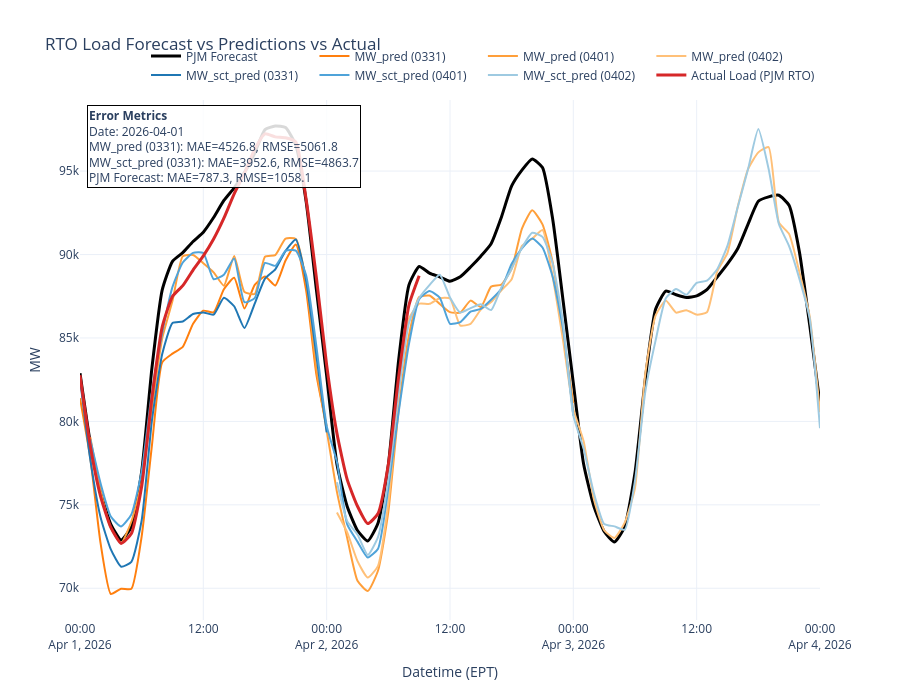

This figure's notebook cell:
### Code cell
sm_fct = 0.5  # Adjust this value for more or less smoothing

# helper functions
def mae(y_true, y_pred):
    return np.mean(np.abs(y_true - y_pred))

def rmse(y_true, y_pred):
    return np.sqrt(np.mean((y_true - y_pred) ** 2))

def first_day_metrics(pred_df, pred_col, actual_df, actual_col="load_mw_hourly_avg"):
    # Inner join on timestamp so only overlapping hours are compared
    df = pd.merge(
        pred_df[["datetime_ending_ept", pred_col]].copy(),
        actual_df[["datetime_ending_ept", actual_col]].copy(),
        on="datetime_ending_ept",
        how="inner"
    ).sort_values("datetime_ending_ept")

    # First day = first calendar day present in the merged comparison set
    first_day = df["datetime_ending_ept"].dt.floor("D").min()
    df_day1 = df[df["datetime_ending_ept"].dt.floor("D") == first_day].copy()

    return {
        "date": first_day,
        "mae": mae(df_day1[actual_col], df_day1[pred_col]),
        "rmse": rmse(df_day1[actual_col], df_day1[pred_col]),
        "n": len(df_day1),
    }

# calculate metrics for day 1 
m_pred2 = first_day_metrics(rto_pred_2, "MW_pred", actual_pjm)
m_sector2 = first_day_metrics(rto_sector_2, "total_MW_pred", actual_pjm)
m_forecast = first_day_metrics(forecast_combined, "forecast_load_mw", actual_pjm)

metrics_text = (
    f"<b>Error Metrics</b><br>"
    f"Date: {m_pred2['date']:%Y-%m-%d}<br>"
    f"MW_pred ({fmt_mmdd(d2)}): MAE={m_pred2['mae']:.1f}, RMSE={m_pred2['rmse']:.1f}<br>"
    f"MW_sct_pred ({fmt_mmdd(d2)}): MAE={m_sector2['mae']:.1f}, RMSE={m_sector2['rmse']:.1f}<br>"
    f"PJM Forecast: MAE={m_forecast['mae']:.1f}, RMSE={m_forecast['rmse']:.1f}"
)

fig = go.Figure()

# Line 1: stitched forecast
fig.add_trace(go.Scatter(
    x=forecast_combined["datetime_ending_ept"],
    y=forecast_combined["forecast_load_mw"],
    mode="lines",
    name="PJM Forecast",
    line=dict(width=3, shape="spline", smoothing=sm_fct, color="#000000")
))

# Line 2: MW_pred from d2
fig.add_trace(go.Scatter(
    x=rto_pred_2["datetime_ending_ept"],
    y=rto_pred_2["MW_pred"],
    mode="lines",
    name=f"MW_pred ({fmt_mmdd(d2)})",
    line=dict(width=2, shape="spline", smoothing=sm_fct, color="#ff7f0e")
))

# Line 3: MW_pred from d1
fig.add_trace(go.Scatter(
    x=rto_pred_1["datetime_ending_ept"],
    y=rto_pred_1["MW_pred"],
    mode="lines",
    name=f"MW_pred ({fmt_mmdd(d1)})",
    line=dict(width=2, shape="spline", smoothing=sm_fct, color="#ff9f3a")
))

fig.add_trace(go.Scatter(
    x=rto_pred_0["datetime_ending_ept"],
    y=rto_pred_0["MW_pred"],
    mode="lines",
    name=f"MW_pred ({fmt_mmdd(d0)})",
    line=dict(width=2, shape="spline", smoothing=sm_fct, color="#ffc078")
))

# Sector preds
fig.add_trace(go.Scatter(
    x=rto_sector_2["datetime_ending_ept"],
    y=rto_sector_2["total_MW_pred"],
    mode="lines",
    name=f"MW_sct_pred ({fmt_mmdd(d2)})",
    line=dict(width=2, shape="spline", smoothing=sm_fct, color="#1f77b4")
))

fig.add_trace(go.Scatter(
    x=rto_sector_1["datetime_ending_ept"],
    y=rto_sector_1["total_MW_pred"],
    mode="lines",
    name=f"MW_sct_pred ({fmt_mmdd(d1)})",
    line=dict(width=2, shape="spline", smoothing=sm_fct, color="#4fa3d9")
))

fig.add_trace(go.Scatter(
    x=rto_sector_0["datetime_ending_ept"],
    y=rto_sector_0["total_MW_pred"],
    mode="lines",
    name=f"MW_sct_pred ({fmt_mmdd(d0)})",
    line=dict(width=2, shape="spline", smoothing=sm_fct, color="#9ecae1")
))

# Actual load
fig.add_trace(go.Scatter(
    x=actual_pjm["datetime_ending_ept"],
    y=actual_pjm["load_mw_hourly_avg"],
    mode="lines",
    name="Actual Load (PJM RTO)",
    line=dict(width=3, shape="spline", smoothing=sm_fct, color="#d62728")
))

fig.update_layout(
    title="RTO Load Forecast vs Predictions vs Actual",
    xaxis_title="Datetime (EPT)",
    yaxis_title="MW",
    template="plotly_white",
    height=700,
    legend=dict(
        orientation="h",
        yanchor="bottom",
        y=1.02,
        xanchor="right",
        x=1
    ),
    annotations=[
        dict(
            x=0.01,
            y=0.99,
            xref="paper",
            yref="paper",
            xanchor="left",
            yanchor="top",
            align="left",
            showarrow=False,
            bgcolor="rgba(255,255,255,0.85)",
            bordercolor="black",
            borderwidth=1,
            font=dict(size=12),
            text=metrics_text
        )
    ]
)

fig.show()
